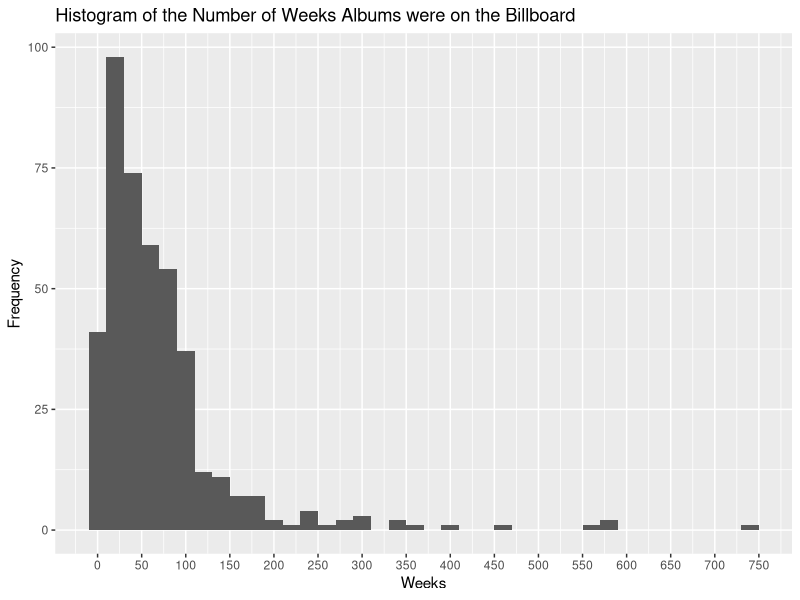
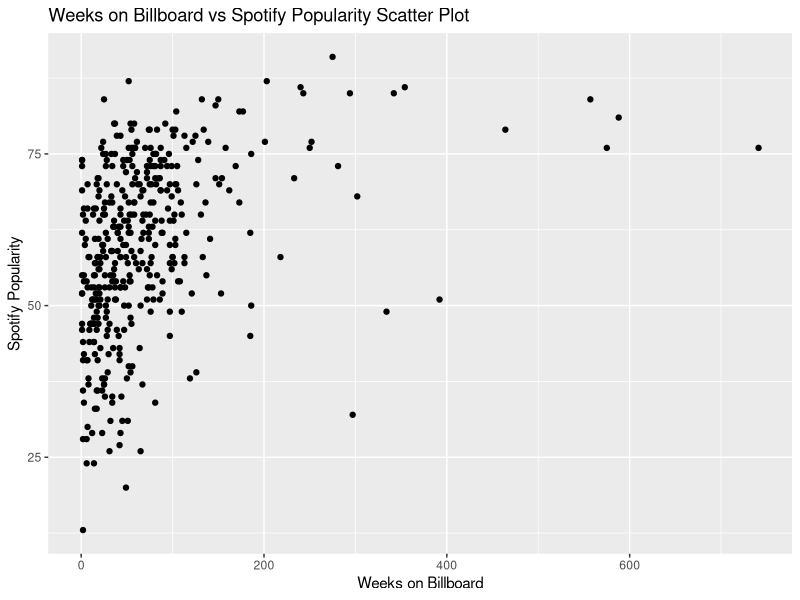
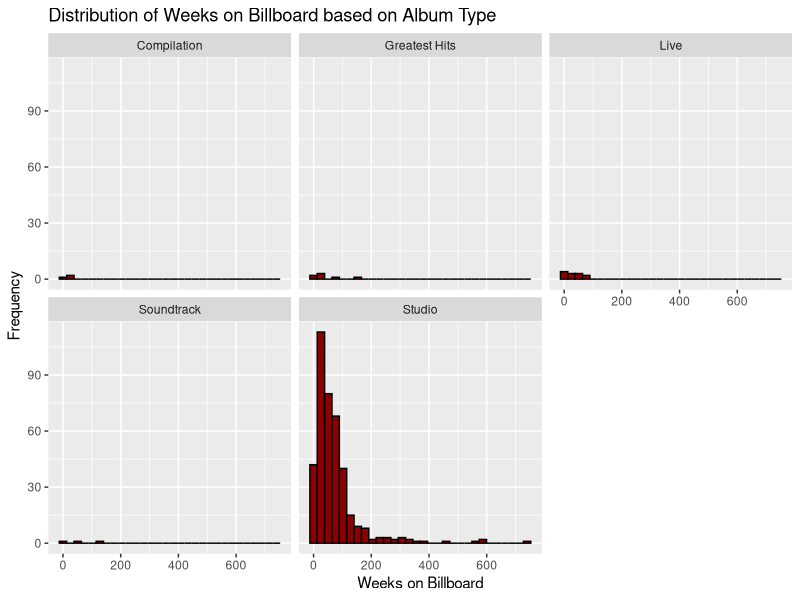
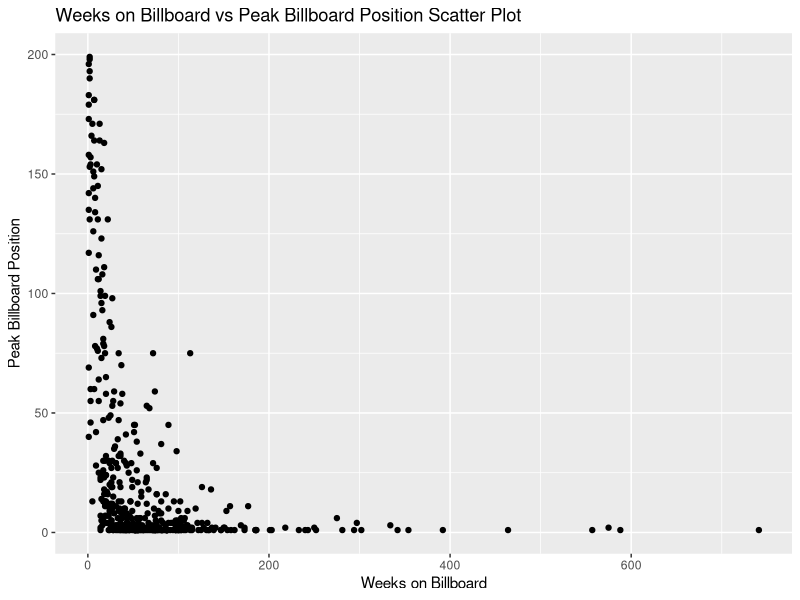
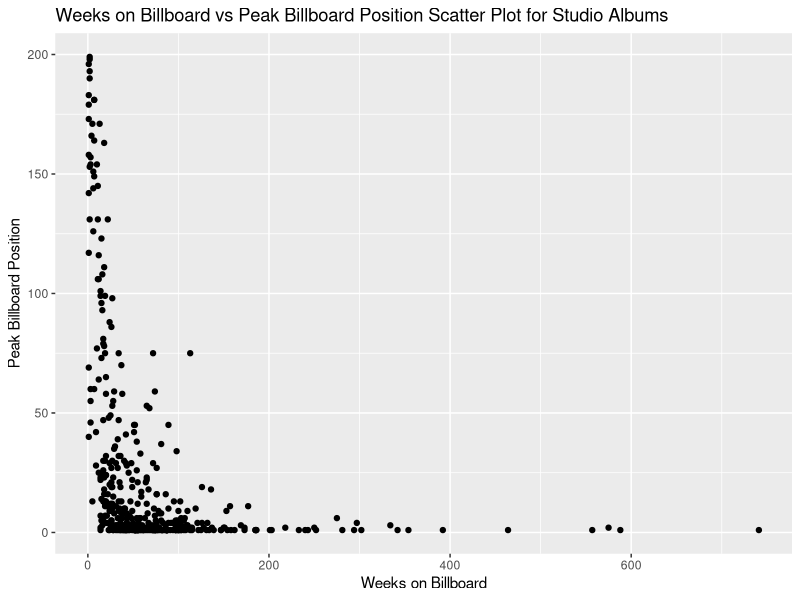

Write the R code that produced these figures, in order.
## ---- chunk 1
knitr::opts_chunk$set(echo = FALSE, warning=FALSE, message=FALSE)
## ---- chunk 2
library(tidyverse)
albums <- read.csv('Project1_Albums.csv')
## ---- chunk 3
library(ggplot2)
albums <- filter(albums, !is.na(weeks_on_billboard))
albums_gg <- ggplot(albums)
albums_gg + geom_histogram(aes(x=weeks_on_billboard),binwidth=20) +
    labs(title='Histogram of the Number of Weeks Albums were on the Billboard',x='Weeks',y='Frequency') + scale_x_continuous(breaks=seq(0,800,50))
## ---- chunk 4
albums_gg + geom_point(aes(x=weeks_on_billboard,y=spotify_popularity)) + labs(title='Weeks on Billboard vs Spotify Popularity Scatter Plot', x='Weeks on Billboard',y='Spotify Popularity')
## ---- chunk 5
library(RColorBrewer)
albums_gg + geom_histogram(aes(x=weeks_on_billboard, na.rm = TRUE),col='black',fill='dark red')  + labs(title='Distribution of Weeks on Billboard based on Album Type',x='Weeks on Billboard',y='Frequency') + theme(legend.position='bottom') + scale_fill_brewer(type='qual',palette=2) + facet_wrap(~type)
## ---- chunk 6
aggregate(weeks_on_billboard~type, data=albums, median)
## ---- chunk 7
aggregate(weeks_on_billboard~type, data=albums, sd)
## ---- chunk 8
aggregate(weeks_on_billboard~type, data=albums, fivenum)
## ---- chunk 9
table(albums$type)
## ---- chunk 10
albums_gg + geom_point(aes(x=weeks_on_billboard,y=peak_billboard_position)) + labs(title='Weeks on Billboard vs Peak Billboard Position Scatter Plot', x='Weeks on Billboard',y='Peak Billboard Position')
## ---- chunk 11
studio_albums <- albums[albums$type=="Studio",]
studio_albums_gg <- ggplot(studio_albums)
studio_albums_gg + geom_point(aes(x=weeks_on_billboard,y=peak_billboard_position)) + labs(title='Weeks on Billboard vs Peak Billboard Position Scatter Plot for Studio Albums', x='Weeks on Billboard',y='Peak Billboard Position')
